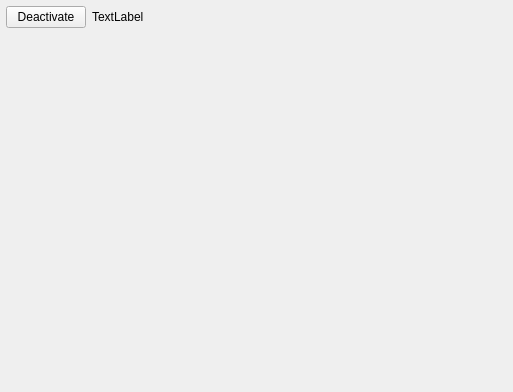
<?xml version="1.0" encoding="UTF-8"?>
<ui version="4.0">
 <class>MonitorFrame</class>
 <widget class="AttachableFrame" name="MonitorFrame">
  <property name="geometry">
   <rect>
    <x>0</x>
    <y>0</y>
    <width>513</width>
    <height>392</height>
   </rect>
  </property>
  <property name="windowTitle">
   <string>Frame</string>
  </property>
  <property name="whatsThis">
   <string>&lt;!DOCTYPE HTML PUBLIC &quot;-//W3C//DTD HTML 4.0//EN&quot; &quot;http://www.w3.org/TR/REC-html40/strict.dtd&quot;&gt;
&lt;html&gt;&lt;head&gt;&lt;meta name=&quot;qrichtext&quot; content=&quot;1&quot; /&gt;&lt;style type=&quot;text/css&quot;&gt;
p, li { white-space: pre-wrap; }
&lt;/style&gt;&lt;/head&gt;&lt;body style=&quot; font-family:'MS Shell Dlg 2'; font-size:8.25pt; font-weight:400; font-style:normal;&quot;&gt;
&lt;p style=&quot; margin-top:0px; margin-bottom:0px; margin-left:0px; margin-right:0px; -qt-block-indent:0; text-indent:0px;&quot;&gt;&lt;span style=&quot; font-size:8pt;&quot;&gt;The monitor frame offers an OpenGL window to the OpenGL-Manager of the application.&lt;/span&gt;&lt;/p&gt;
&lt;p style=&quot; margin-top:0px; margin-bottom:0px; margin-left:0px; margin-right:0px; -qt-block-indent:0; text-indent:0px;&quot;&gt;&lt;span style=&quot; font-size:8pt;&quot;&gt;If the registration is activated, this window is used as main window for a starting simulation server.&lt;/span&gt;&lt;/p&gt;
&lt;p style=&quot;-qt-paragraph-type:empty; margin-top:0px; margin-bottom:0px; margin-left:0px; margin-right:0px; -qt-block-indent:0; text-indent:0px; font-size:8pt;&quot;&gt;&lt;/p&gt;
&lt;p style=&quot; margin-top:0px; margin-bottom:0px; margin-left:0px; margin-right:0px; -qt-block-indent:0; text-indent:0px;&quot;&gt;&lt;span style=&quot; font-size:8pt;&quot;&gt;By default it is rendering an example scene.&lt;/span&gt;&lt;/p&gt;
&lt;p style=&quot; margin-top:0px; margin-bottom:0px; margin-left:0px; margin-right:0px; -qt-block-indent:0; text-indent:0px;&quot;&gt;&lt;span style=&quot; font-size:8pt;&quot;&gt;Activate the registration with the activation button if you are starting a gui-internal spark simulation with the additional &amp;quot;setupguirendering.rb&amp;quot; script.&lt;/span&gt;&lt;/p&gt;
&lt;p style=&quot; margin-top:0px; margin-bottom:0px; margin-left:0px; margin-right:0px; -qt-block-indent:0; text-indent:0px;&quot;&gt;&lt;span style=&quot; font-size:8pt;&quot;&gt;The script will tell SimSpark that whe use a qt-frame as rendering context instead of an additional window.&lt;/span&gt;&lt;/p&gt;
&lt;p style=&quot; margin-top:0px; margin-bottom:0px; margin-left:0px; margin-right:0px; -qt-block-indent:0; text-indent:0px;&quot;&gt;&lt;span style=&quot; font-size:8pt;&quot;&gt;The monitor frame will then render the scene graph.&lt;/span&gt;&lt;/p&gt;&lt;/body&gt;&lt;/html&gt;</string>
  </property>
  <layout class="QVBoxLayout" name="verticalLayout">
   <property name="spacing">
    <number>0</number>
   </property>
   <property name="margin">
    <number>0</number>
   </property>
   <item>
    <widget class="QWidget" name="headerWidget" native="true">
     <layout class="QHBoxLayout" name="horizontalLayout">
      <property name="spacing">
       <number>6</number>
      </property>
      <property name="margin">
       <number>6</number>
      </property>
      <item>
       <widget class="QPushButton" name="activateButton">
        <property name="whatsThis">
         <string>The monitor frame offers an OpenGL window to the OpenGL-Manager of the application.
If the registration is activated, this window is used as main window for a starting simulation server.
Activate it if you are starting a gui-internal simulation with the additional &quot;setupguirendering.rb&quot; script.
The script will tell SimSpark that whe use a qt-frame as rendering context instead of an additional window.
The monitor frame will then render the scene graph.</string>
        </property>
        <property name="text">
         <string extracomment="De-/Activates usage of this widgets OpenGL context for a starting server.">Deactivate</string>
        </property>
       </widget>
      </item>
      <item>
       <widget class="QLabel" name="headerLabel">
        <property name="text">
         <string>TextLabel</string>
        </property>
       </widget>
      </item>
      <item>
       <spacer name="horizontalSpacer">
        <property name="orientation">
         <enum>Qt::Horizontal</enum>
        </property>
        <property name="sizeHint" stdset="0">
         <size>
          <width>40</width>
          <height>20</height>
         </size>
        </property>
       </spacer>
      </item>
     </layout>
    </widget>
   </item>
   <item>
    <widget class="QFrame" name="glWidgetContainer">
     <property name="sizePolicy">
      <sizepolicy hsizetype="Preferred" vsizetype="MinimumExpanding">
       <horstretch>0</horstretch>
       <verstretch>0</verstretch>
      </sizepolicy>
     </property>
     <property name="frameShape">
      <enum>QFrame::NoFrame</enum>
     </property>
     <property name="frameShadow">
      <enum>QFrame::Plain</enum>
     </property>
     <property name="lineWidth">
      <number>0</number>
     </property>
    </widget>
   </item>
  </layout>
 </widget>
 <customwidgets>
  <customwidget>
   <class>AttachableFrame</class>
   <extends>QWidget</extends>
   <header>attachableframe.h</header>
   <container>1</container>
  </customwidget>
 </customwidgets>
 <resources/>
 <connections>
  <connection>
   <sender>activateButton</sender>
   <signal>clicked()</signal>
   <receiver>MonitorFrame</receiver>
   <slot>toggleReadyState()</slot>
   <hints>
    <hint type="sourcelabel">
     <x>51</x>
     <y>11</y>
    </hint>
    <hint type="destinationlabel">
     <x>-1</x>
     <y>29</y>
    </hint>
   </hints>
  </connection>
 </connections>
 <slots>
  <slot>initRendering()</slot>
  <slot>toggleReadyState()</slot>
 </slots>
</ui>
